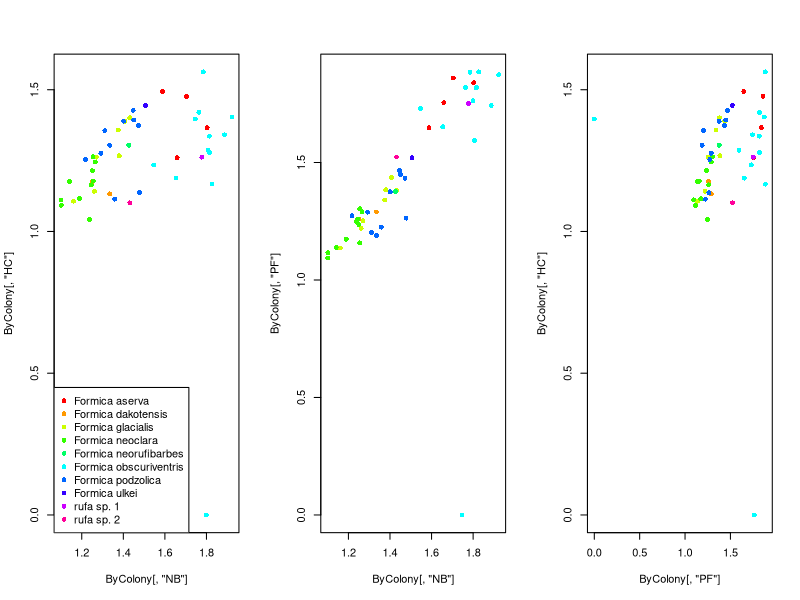
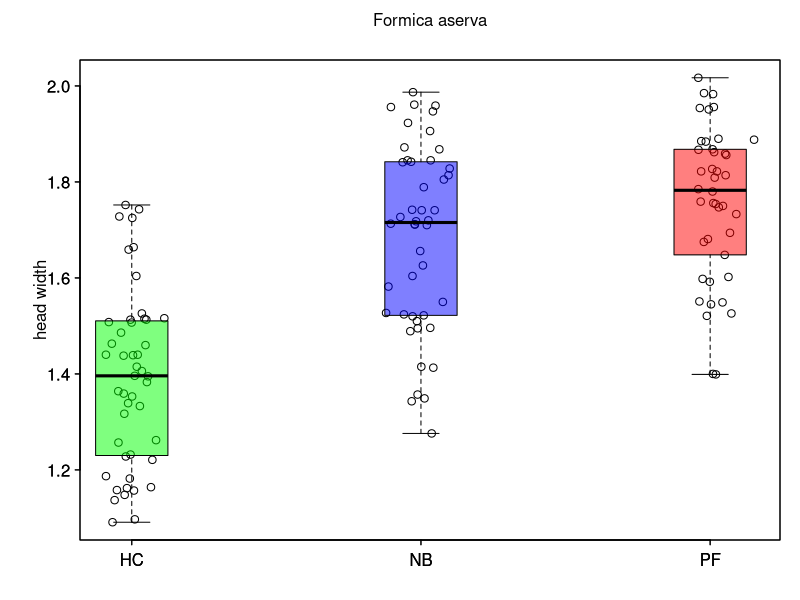
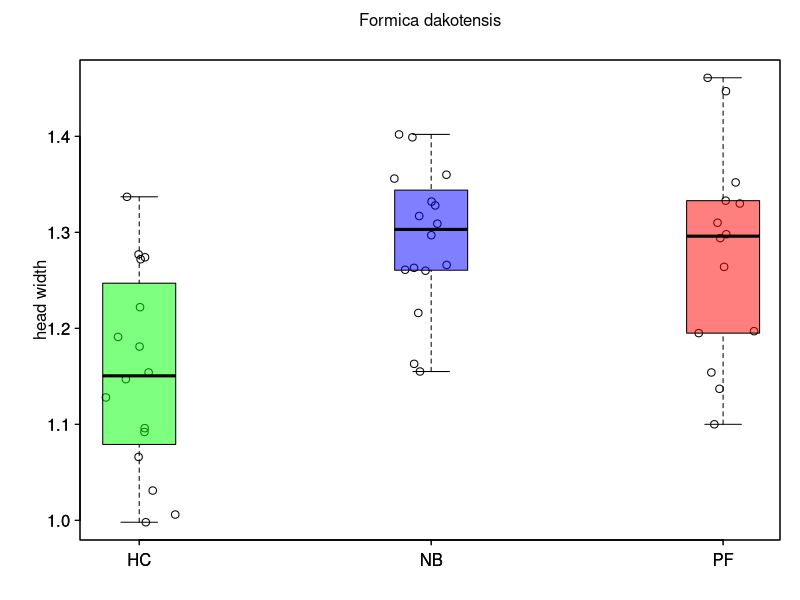
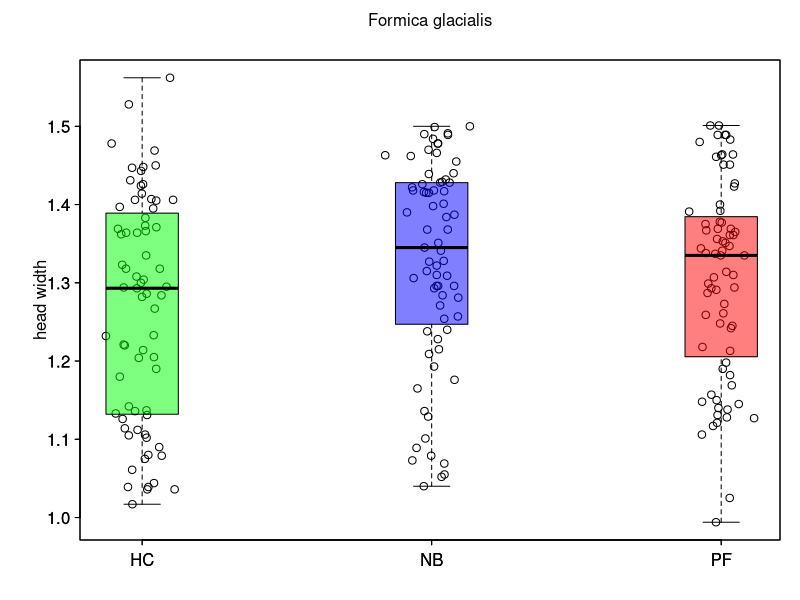
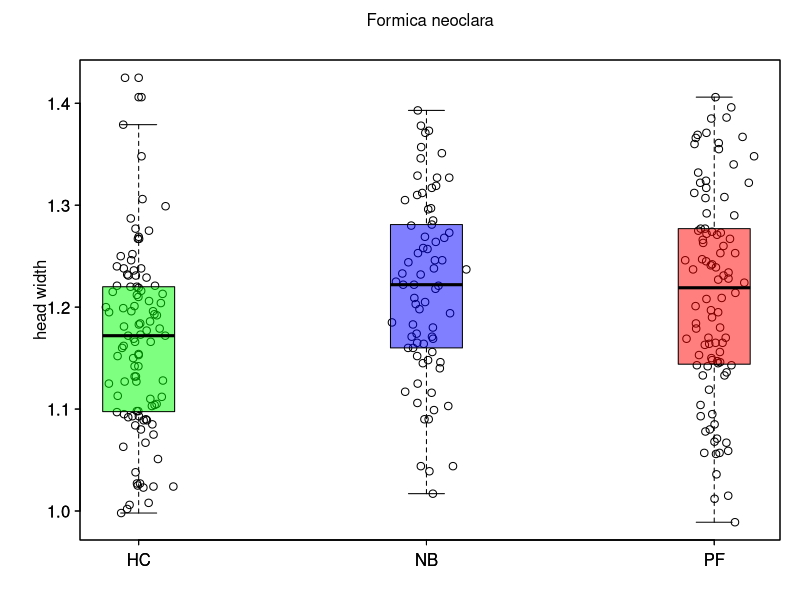
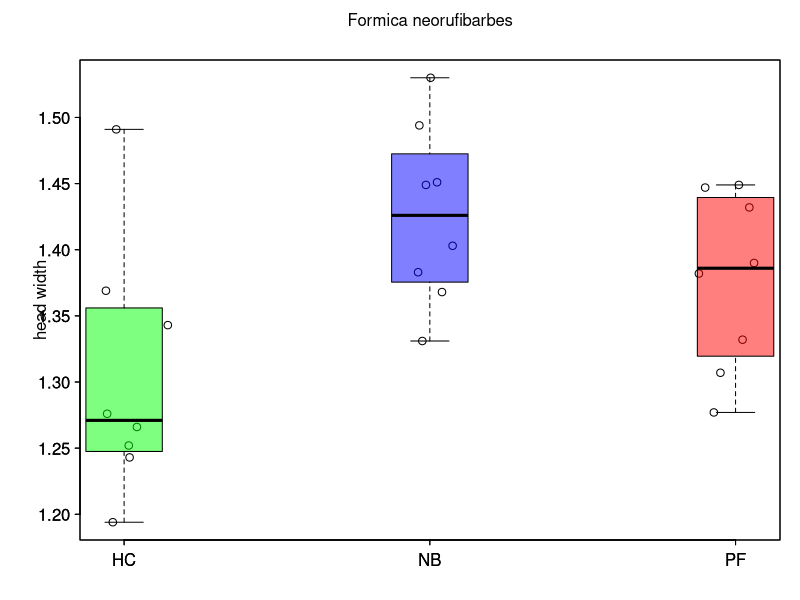
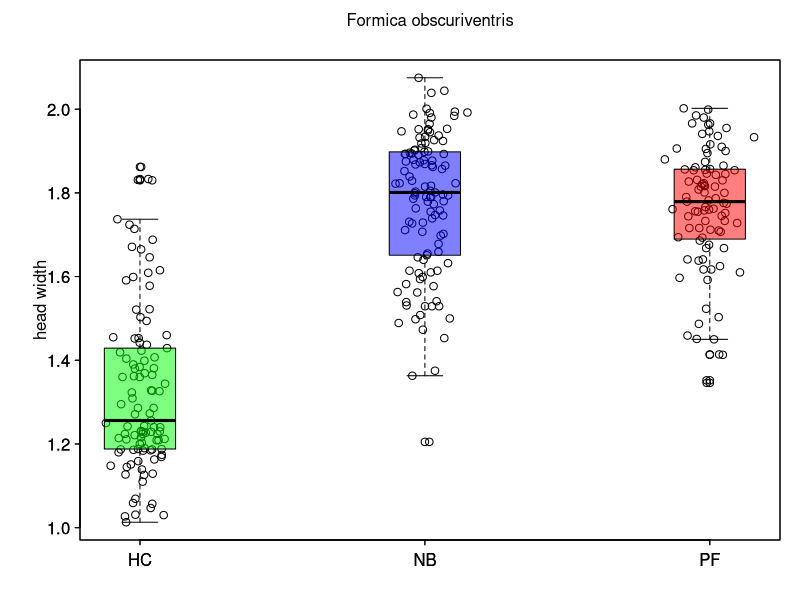
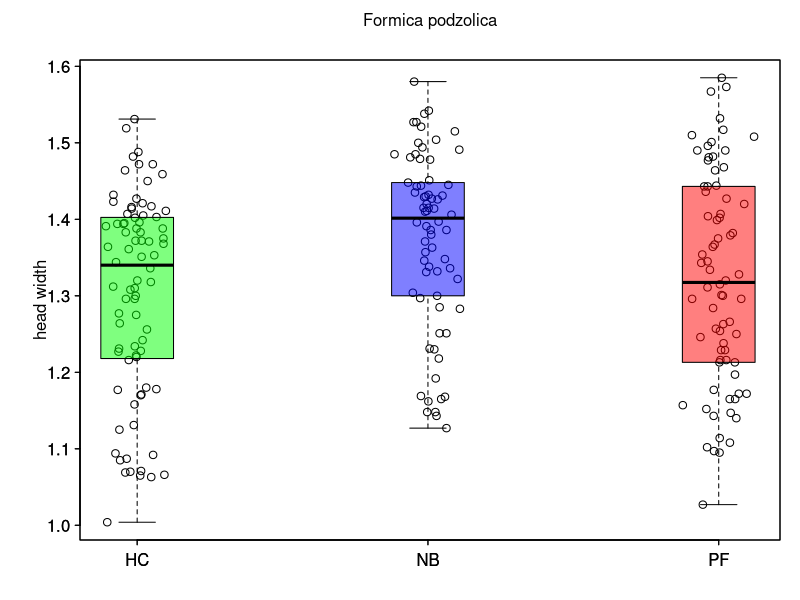

Write the R code that produced these figures, in order.
setwd('C:\\Users\\Nicole\\Desktop\\Evolution\\Tasks\\Project')
Data1<-read.csv("AntData.csv")
#Data1
#Data2<-read.csv("AntData2.csv")
#Data2
#hypothesis
#Will a larger head width have an impact of what task the ants are assigned in different species
##My hypothesis is that there is a stronger size-task association between honeydew collectors and protein foragers or nest builders in different species of Formica ants.

VARtable <- data.frame(species=rep(NA, length=length(unique(Data1$Species))), HC=rep(NA, length=length(unique(Data1$Species))), NB=rep(NA, length=length(unique(Data1$Species))), PF=rep(NA, length=length(unique(Data1$Species))))
counter <- 1

for (i in unique(Data1$Species)){
  Species <- Data1[which(Data1$Species == i),]
  VARtable[counter,1] <- i
  
  X <- Species$Task
  repHC <- which(X == "HC")
  repNB <- which(X == "NB")
  repPF <- which(X == "PF")
  Z <- rep(1, length(X))
  Z[repHC] <- rnorm(length(repHC), 2, 0.05)
  Z[repNB] <- rnorm(length(repNB), 3, 0.05)
  Z[repPF] <- rnorm(length(repPF), 4, 0.05)

  VARtable[counter,2:4] <- c(var(Species$Head.Width[repHC]), var(Species$Head.Width[repNB]), var(Species$Head.Width[repPF]))
  counter <- counter+1
  pdf(paste(i, ".pdf", sep=""))
  par(las=1, mar=c(3,4,3,1), mgp=c(1.5, 0.5, 0), tck=-0.01)
  plot(Z, Species$Head.Width, xlab="", ylab="head width", xaxt="n")
  axis(1, at=c(2,3,4), labels=c("HC", "NB", "PF"))
  mtext(i, side=3, line=1.5)
  boxplot(Species$Head.Width~X, add=T, at=c(2,3,4), boxwex=0.25, col=c(rgb(0,1,0,0.5), rgb(0,0,1,0.5), rgb(1,0,0,0.5)))
  
    dev.off()
}

X <- aov(Head.Width ~ Species + Task, data=Data1)
#interaction <- aov(Head.Width ~ Species * Task, data=Data1)

summary(X)
#summary(interaction)

library(nnet)
mlr <- multinom(Task ~ Head.Width + Species, data=Data1)
mlr

Colos <- unique(Data1$Colony)
ByColony <- matrix(data=0, nrow=length(Colos), ncol=3)
colnames(ByColony) <- c("HC", "NB", "PF")
Spp <- c()
for (i in 1:length(Colos)){
  sub <- Data1[which(Data1$Colony == Colos[i]),]
  Dat <- tapply(sub$Head.Width, sub$Task, mean, na.rm=T)
  ByColony[i,names(Dat)] <- Dat
  Spp[i] <- sub$Species[1]
}

Cols <- rainbow(10)
names(Cols) <- unique(Data1$Species)
par(mfrow=c(1,3))
plot(ByColony[,"NB"], ByColony[,"HC"], pch=16, col=Cols[Spp])
legend("bottomleft", col=Cols, legend=names(Cols), pch=16)
plot(ByColony[,"NB"], ByColony[,"PF"], pch=16, col=Cols[Spp])
plot(ByColony[,"PF"], ByColony[,"HC"], pch=16, col=Cols[Spp])
dev.off()




#install.packages("AICcmodavg")
#library(AICcmodavg)
#model.set<-list(X, interaction)
#model.names<-c("X", "interaction")
#aictab(model.set, modnames=model.names)

#interaction of species and task has the best fit line so we will use that test to continue. 
#summary(interaction)

#TukeyHSD(interaction)
TukeyHSD(X)


#### Everything plot
X <- Data1$Task
repHC <- which(X == "HC")
repNB <- which(X == "NB")
repPF <- which(X == "PF")
Z <- rep(1, length(X))
Z[repHC] <- rnorm(length(repHC), 2, 0.05)
Z[repNB] <- rnorm(length(repNB), 3, 0.05)
Z[repPF] <- rnorm(length(repPF), 4, 0.05)

Colors <- rainbow(length(unique(Data1$Species)))
names(Colors) <- unique(Data1$Species)
plot(Z, Data1$Head.Width, pch=16, col=Colors[Data1$Species], xlab="", ylab="head width", xaxt="n")
axis(1, at=c(2,3,4), labels=c("HC", "NB", "PF"))
mtext(i, side=3, line=1.5)

VARtable

SpTaskCode <- sapply(1:nrow(Data1), function(x) paste(Data1[x,"Species"], Data1[x,"Task"], sep="."))

SpVars <- tapply(Data1[,"Head.Width"], Data1[,"Species"], var, na.rm=T)
SpTaskMeans <- tapply(Data1[,"Head.Width"], SpTaskCode, mean, na.rm=T)


